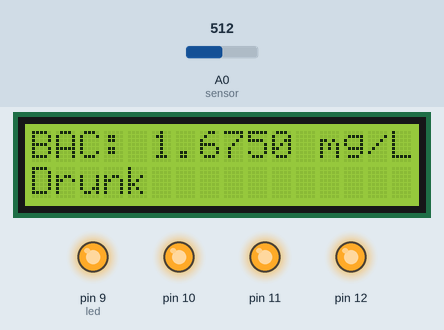
Simulated run of this sketch. Board: Arduino Uno, built with avr-gcc and run on an emulated ATmega328P. Parts: 16×2 character LCD, output pins drawn as LEDs (lit = HIGH). The test bench sets the inputs (shaded band); at power-on: A0 (sensor) = 512. What the sketch prints to the serial monitor is not drawn.

Above: at 3.2 s.
3.3 s: A0 (sensor) set to 322
At 4.6 s:
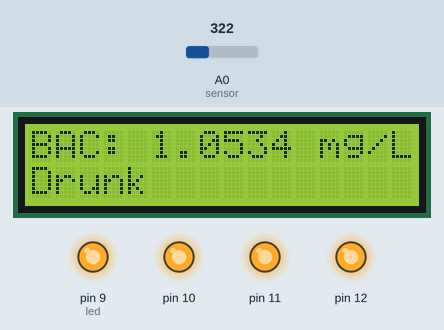
4.9 s: A0 (sensor) set to 291
At 5.5 s:
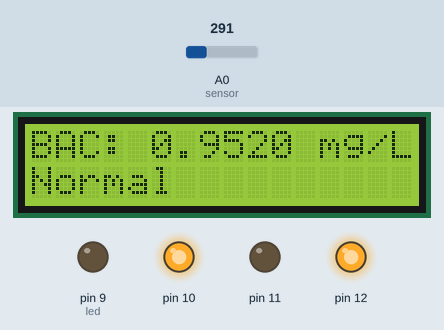
6.5 s: A0 (sensor) set to 306
At 7.5 s:
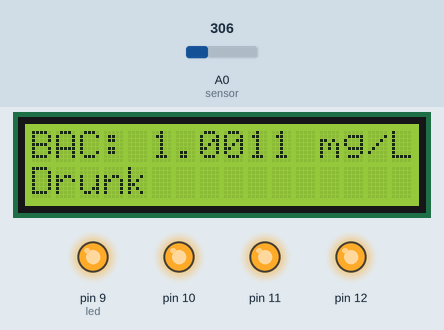
Timing chart, 0 to 9.5 s (numbered marks = the images above; inputs shaded):
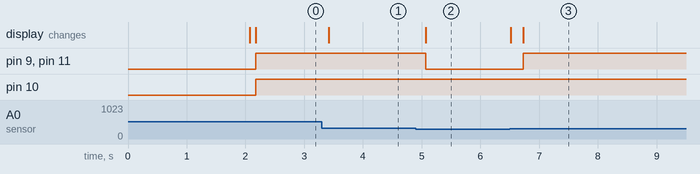

The sketch:

PROCJECT111.ino
```cpp
#include <LiquidCrystal.h>
LiquidCrystal lcd(7,6,2,3,4,5);

#define sensor A0
#define led 9
#define buz 9
void setup()
{
  Serial.begin(9600);
  lcd.begin(16,2);
  lcd.print("Alcohol Detector");
  lcd.setCursor(0,1);
  lcd.print(" Circuit Digest ");
  delay(2000);
pinMode(led, OUTPUT);//sets the pin as an output of the arduino

pinMode(12,OUTPUT);
pinMode(10,OUTPUT);
pinMode(11,OUTPUT);
digitalWrite(12,HIGH);
  pinMode(sensor, INPUT);

  pinMode(led, OUTPUT);
  lcd.clear();

}

void loop()
{
  float adcValue=0;
  for(int i=0;i<10;i++)
  {
    adcValue+= analogRead(sensor);
    delay(10);
  }
    float v= (adcValue/10) * (5.0/1024.0);
    float mgL= 0.67 * v;
    Serial.print("BAC:");
    Serial.print(mgL);
    Serial.print(" mg/L");
    lcd.setCursor(0,0);
    lcd.print("BAC: ");
    lcd.print(mgL,4);
    lcd.print(" mg/L        ");
    lcd.setCursor(0,1);

    if(mgL > 1)
    {
      lcd.print("Drunk   ");
      Serial.println("    Drunk");
      digitalWrite(buz, HIGH);
      digitalWrite(led, HIGH);
      digitalWrite(11,HIGH);
      digitalWrite(10,HIGH);
    }
    else if(mgL<1)
    {
      lcd.print("Normal  ");
      Serial.println("    Normal");
      digitalWrite(buz, LOW);
      digitalWrite(led, LOW);
      digitalWrite(10,HIGH);
      digitalWrite(11,LOW);
    }

    delay(100);

}
```

Measured:
- the behaviour switches between 306 and 305 on A0 (sensor) (found by bisection; images 1 and 2)
- after the input at 3.3 s, the display: changes after 0.12 s (image 1)
- after the input at 4.9 s, pin 9 (led), pin 11: HIGH → LOW after 0.17 s; the display: changes after 0.17 s (image 2)
- after the input at 6.5 s, pin 9 (led), pin 11: LOW → HIGH after 0.23 s; the display: first changes at once (image 3 shows a later state)
